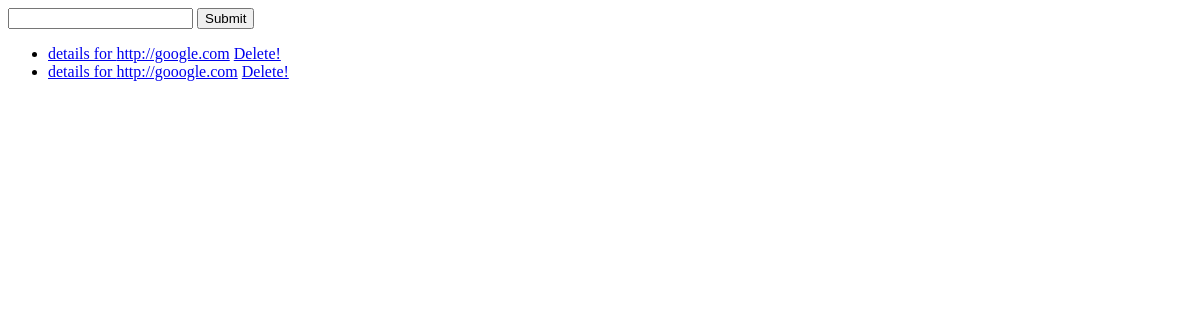
/urlexpander/, run on an earlier commit of the app's database.
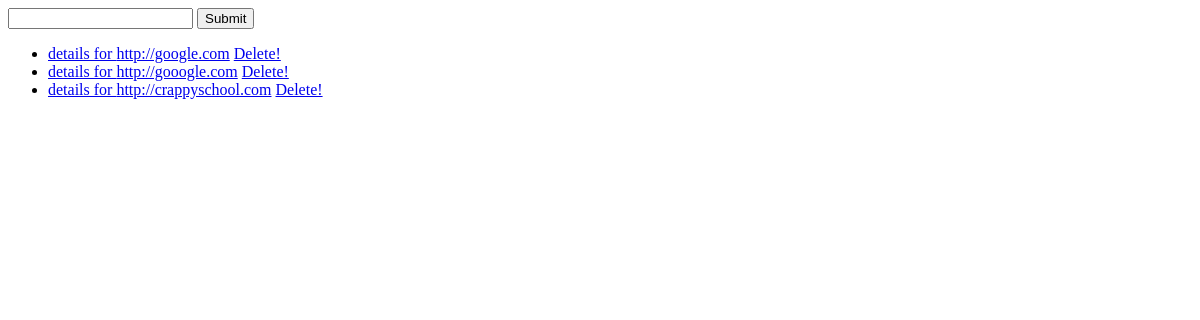
And on a later commit of the database.
### urlexpander/models.py (models this page shows, shortened)
class URL(models.Model):
	expanded_url = models.CharField(max_length=500)
	shortend_url = models.CharField(max_length=500)
	status = models.IntegerField()
	page_title = models.CharField(max_length=50)

### urlexpander/views.py (the view)
def index(request):
	all_urls = URL.objects.all()
	return render(request, 'urlexpander/index.html', {'all_urls' : all_urls})

### urlexpander/templates/urlexpander/index.html (shortened to what this page needs)
<form action="{% url 'expand_url' %}" method="POST">
	<input type="text" type="text" name="shortend_url">
	<input type="submit" value="Submit">
</form>
{% if all_urls %}
  <ul>
    {% for this_url in all_urls %}
      <li><a href="{%  url 'detail' this_url.pk %}">details for {{ this_url.shortend_url }}</a> <a href="{% url 'delete' this_url.pk %}">Delete!</a></li>
    {% endfor %}
  </ul>
{% else %}
  <h3>You have not expanded any URLs</h3>
{% endif %}

What changed in the data, as far as the page shows it:
added URL: shortend_url "http://crappyschool.com"
